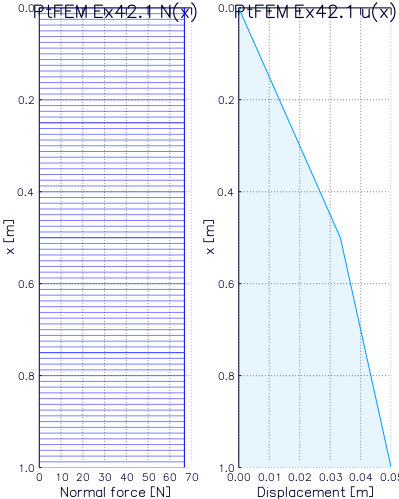

The script that saved this image:
using PtFEM

ProjDir = dirname(@__FILE__)

l = 1.0       # Total length [m]
N = 5         # Number of nodes
els = N - 1   # Number of finite elements
nod = 2       # Number of nodes per finite elements
nodof = 1     # Degrees of freedom for each node
np_types = 1  # Number of proerty types
EA = 1.0e5    # Strain stiffness
nip = 1       # Number of integration points

struct_el = :Rod
fin_el = :Line

data = Dict(
  # Rod(nels, np_types, nip, finite_element(nod, nodof))
  :struc_el => Rod(4, 1, 1, Line(2, 1)),
  :properties => [2.0e3; 1.0e3],
  :etype => [2, 2, 1, 1],
  :x_coords => linspace(0, 1, 5),
  :support => [
    (1, [0])
    ],
  :fixed_freedoms => [
    (5, 1, 0.05)
    ]
)

data |> display
println()

@time fem, dis_dt, fm_dt = p41(data)
println()

display(dis_dt)
println()
display(fm_dt)
  
if VERSION.minor < 7
  using Plots
  gr(size=(400,500))

  x = 0.0:l/els:l
  u = convert(Array, dis_dt[:x_translation])
    
  p = Vector{Plots.Plot{Plots.GRBackend}}(2)
  titles = ["PtFEM Ex42.1 u(x)", "PtFEM Ex42.1 N(x)"]
   
  p[1]=plot(ylim=(0.0, 1.0), xlim=(0.0, 70.0),
    yflip=true, xflip=false, xlab="Normal force [N]",
    ylab="x [m]", title=titles[2]
  )
  vals = convert(Array, fm_dt[:normal_force_2])
  for i in 1:els
      plot!(p[1], 
        [vals[i], vals[i]],
        [(i-1)*l/els, i*l/els], color=:blue,
        color=:blue, fill=true, fillalpha=0.1, leg=false
      )
      delta = abs(((i-1)*l/els) - (i*l/els)) / 20.0
      y1 = collect(((i-1)*l/els):delta:(i*l/els))
      for j in 1:length(y1)
        plot!(p[1],
          [vals[i], 0.0],
          [y1[j], y1[j]], color=:blue, alpha=0.5
        )
      end
  end
  
  p[2] = plot(u, x, xlim=(0.0, 0.05), yflip=true,
    xlab="Displacement [m]", ylab="x [m]",
    fill=true, fillalpha=0.1, leg=false, title=titles[1])

  plot(p..., layout=(1, 2))
  savefig(ProjDir*"/Ex41.2.png")
  
end
